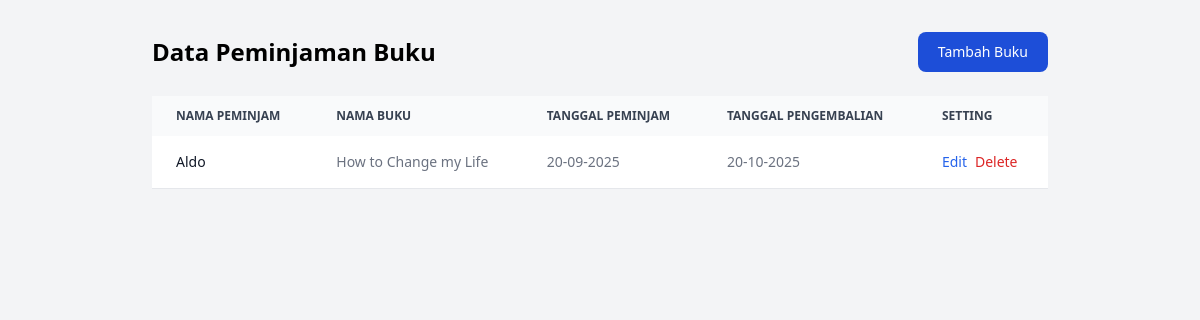
Before: / with the older database file.
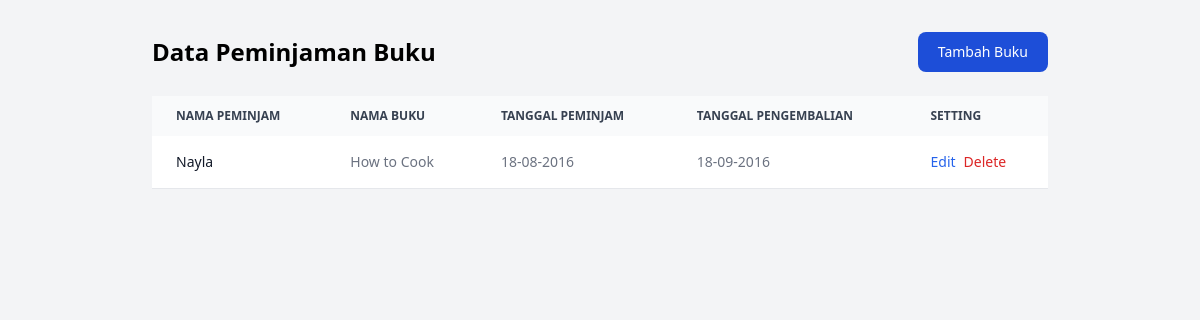
After: the same page with the newer database file.
### tables this page shows
CREATE TABLE perpustakaan(
        id INTEGER PRIMARY KEY AUTOINCREMENT,
        peminjam TEXT NOT NULL,
        buku TEXT NOT NULL,
        tanggal_peminjaman TEXT NOT NULL,
        tanggal_pengembalian TEXT NOT NULL
    );

### app.py (the view)
@app.route('/')
def index():
    conn = get_connection()
    buku = conn.execute('SELECT * FROM perpustakaan').fetchall()
    conn.close()
    return render_template('index.html', buku = buku)

### app.py (called while the page is built)
def get_connection():
    conn = sqlite3.connect(DATABASE)
    conn.row_factory = sqlite3.Row
    return conn

### templates/index.html (shortened to what this page needs)
<!DOCTYPE html>
<html lang="en">
  <head>
    <script src="https://cdn.tailwindcss.com"></script>
  </head>
  <body class="bg-gray-100 min-h-screen">
    <div class="flex justify-between items-center max-w-4xl mx-auto mt-8 mb-6">
      <h1 class="text-2xl font-bold">Data Peminjaman Buku</h1>
      <a href="{{ url_for('add') }}" class="inline-block text-white bg-blue-700 hover:bg-blue-800 focus:ring-4 focus:outline-none focus:ring-blue-300 font-medium rounded-lg text-sm px-5 py-2.5 text-center">Tambah Buku</a>
    </div>
    <div class="relative overflow-x-auto max-w-4xl mx-auto">
      <table class="w-full text-sm text-left rtl:text-right text-gray-500">
        <thead class="text-xs text-gray-700 uppercase bg-gray-50">
          <tr>
            <th scope="col" class="px-6 py-3">Nama Peminjam</th>
            <th scope="col" class="px-6 py-3">Nama Buku</th>
            <th scope="col" class="px-6 py-3">Tanggal Peminjam</th>
            <th scope="col" class="px-6 py-3">Tanggal Pengembalian</th>
            <th scope="col" class="px-6 py-3">Setting</th>
          </tr>
        </thead>
        <tbody>
          {% if buku|length == 0 %}
            <tr>
              <td colspan="5" class="text-center py-8 text-gray-500">Tidak ada data, silahkan tambahkan data!!</td>
            </tr>
          {% else %}
            {% for b in buku %}
              <tr class="bg-white border-b border-gray-200">
                <th scope="row" class="px-6 py-4 font-medium text-gray-900 whitespace-nowrap">{{ b.peminjam }}</th>
                <td class="px-6 py-4">{{ b.buku }}</td>
                <td class="px-6 py-4">{{ b.tanggal_peminjaman }}</td>
                <td class="px-6 py-4">{{ b.tanggal_pengembalian }}</td>
                <td class="px-6 py-4 flex gap-2">
                  <a href="{{ url_for('edit', id=b.id) }}" class="text-blue-600 hover:underline">Edit</a>
                  <form method="POST" action="{{ url_for('delete', id=b.id) }}" style="display:inline;">
                    <button type="submit" onclick="return confirm('Hapus data?')" class="text-red-600 hover:underline bg-transparent border-none cursor-pointer">Delete</button>
                  </form>
                </td>
              </tr>
            {% endfor %}
          {% endif %}
        </tbody>
      </table>
    </div>
  </body>
</html>

Changed rows visible on the page:
removed perpustakaan: peminjam "Aldo", buku "How to Change my Life", tanggal_peminjaman "20-09-2025", tanggal_pengembalian "20-10-2025"
added perpustakaan: peminjam "Nayla", buku "How to Cook", tanggal_peminjaman "18-08-2016", tanggal_pengembalian "18-09-2016"
